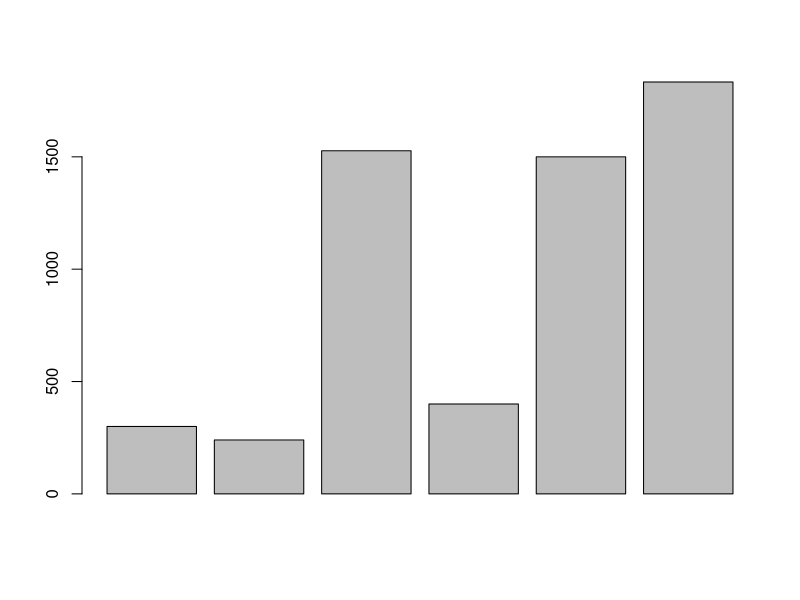
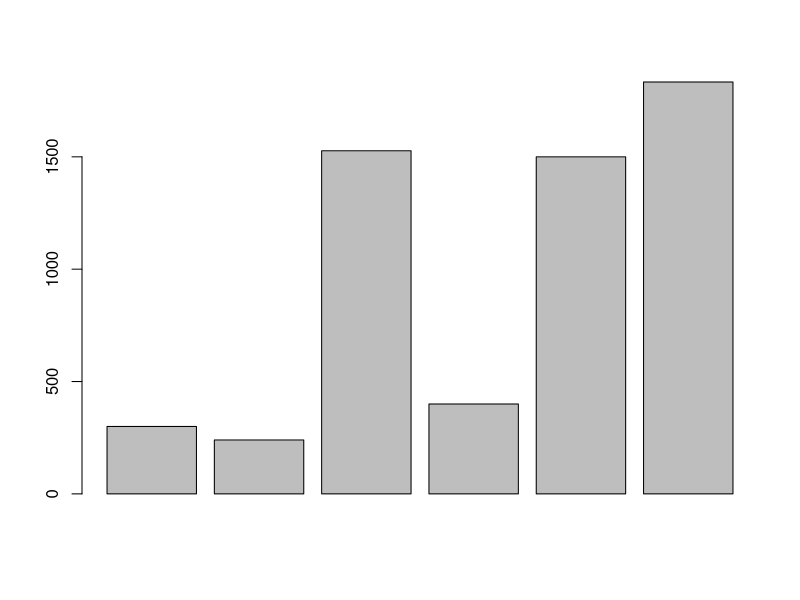
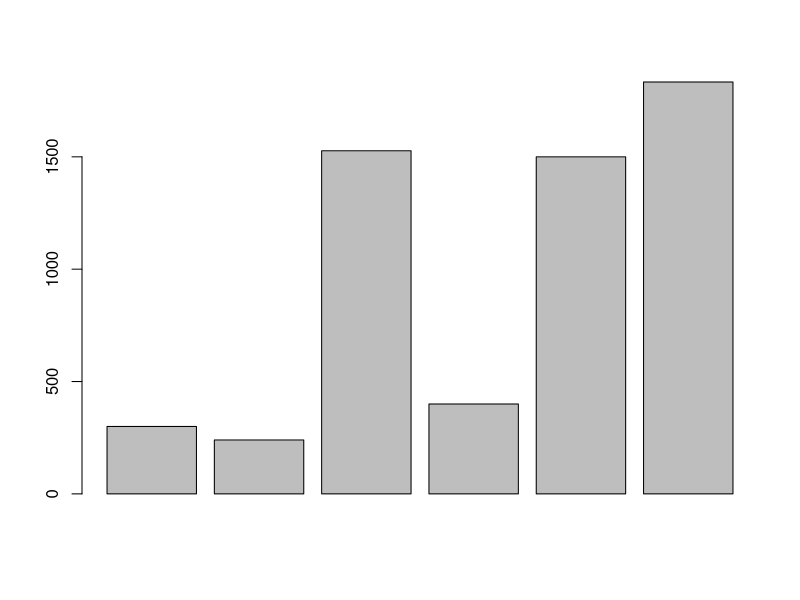
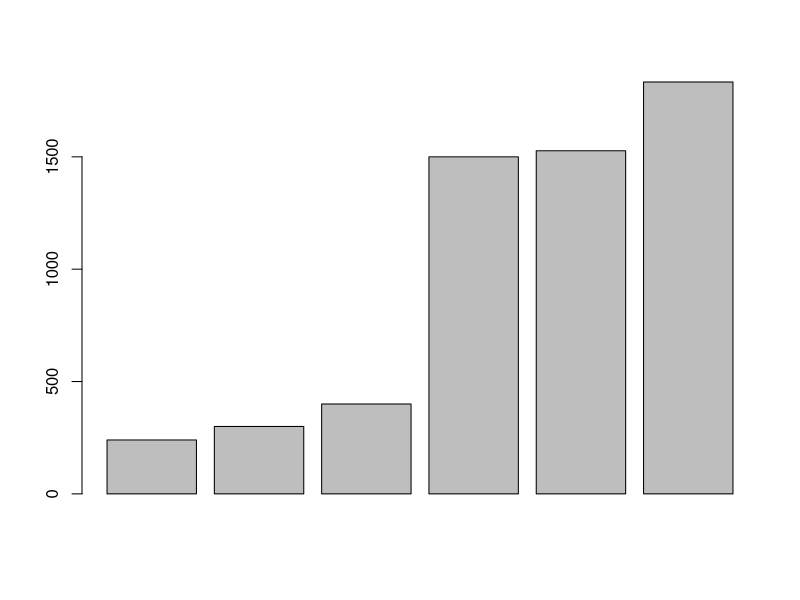
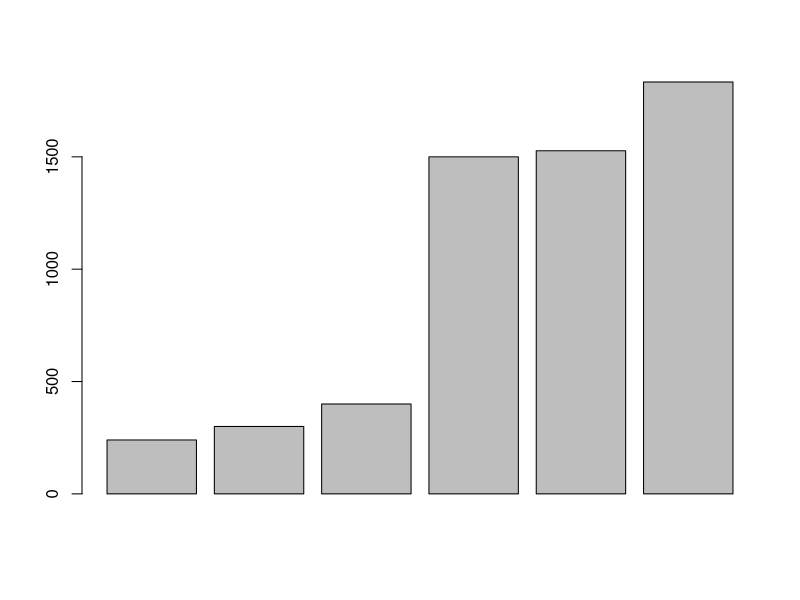
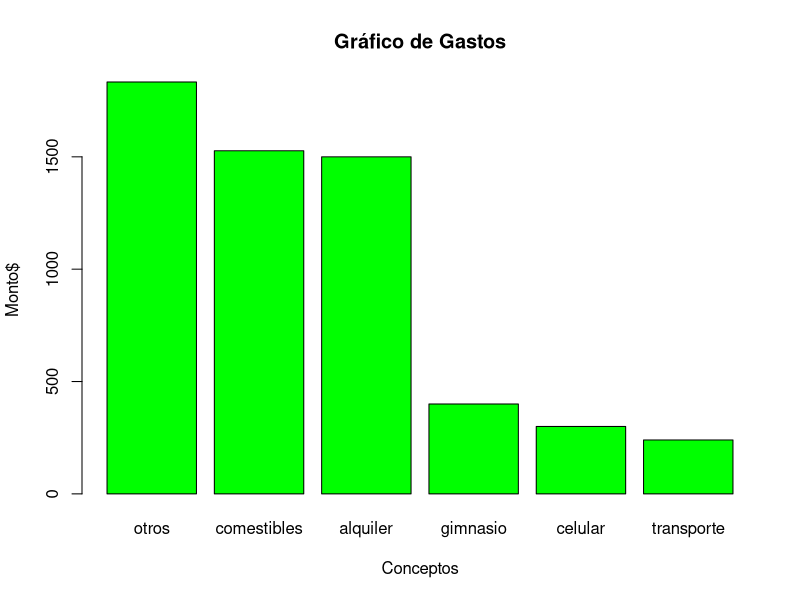
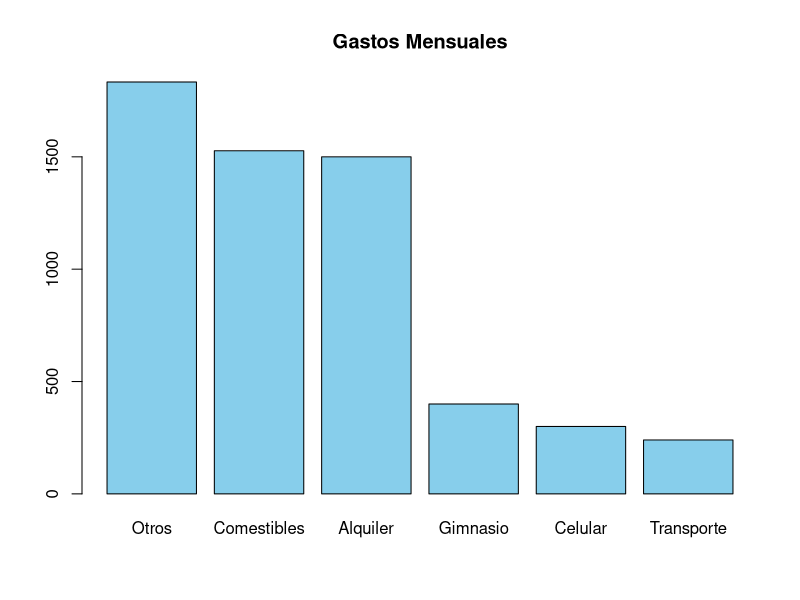

Here is the R script that generated these plots, in order:
##HW_01

##Laboratorio 1: Empezar con R y RStudio
##Trabajar con datos en R

## Script 4
## 28/8/2025
## Ramón Copado García
## Matricula 1059439

###Parte 1 R y Rstudio
#####Primer contacto con la consola de R .
#####Comencemos a escribir cosas básicas en la consola, usando R como calculadora 
#####científica. Por ejemplo, considere las facturas mensuales de una estudiante 
#####universitaria de la MCF: teléfono celular $ 300, transporte $ 240, 
#####comestibles $ 1527, gimnasio $ 400, alquiler $ 1500, otros $ 1833. 


###Puede usar R para encontrar los gastos totales de la estudiante:

#### Gastos totales
300 + 240 + 1527 + 400 + 1500 + 1833

#####A menudo, será más conveniente crear objetos o variables que almacenen uno o
#####más valores. Para hacer esto, escriba el nombre de la variable, seguido del  
#####operador de asignación <-, seguido del valor asignado. Por ejemplo, podrás  
#####crear un objeto llamado celular para los gastos de facturación de telefonía 
#####celular, después inspecciona el objeto creado.

celular <- 300
celular

#####Todas las declaraciones de R en las que crea objetos, “asignaciones”, tienen 
#####esta forma: objeto <- valor
#####esto significa que asigna un valor a un objeto dado; puede leer la asignación  
#####anterior como celular se le asigna el valor de "300”.
#####Realiza más asignaciones para crear variables de transporte, comestibles,  
#####gimnasio, alquiler y otros con sus montos correspondientes.

transporte <- 240
comestibles <- 1527
gimnasio <- 400
alquiler <- 1500
otros <- 1833

#####Ahora que tiene todas las variables, cree un objeto total con la suma de los gastos:


####Gasto mensual
suma_mensual <- celular + transporte + comestibles + gimnasio + alquiler + otros

suma_mensual

#####Suponiendo que la estudiante tiene los mismos gastos todos los meses, ¿cuánto 
#####gastaría durante un semestre escolar? (suponga que el semestre implica cinco meses).

suma_mensual * 5

#####Manteniendo la misma suposición sobre los gastos mensuales, ¿cuánto gastaría la 
#####estudiante durante un año escolar? (suponga que el año académico es de 10 meses).

suma_mensual * 5 * 2
suma_mensual * 10

###Nombre de los objetos
####Hay ciertas reglas que debe seguir al crear objetos y variables. Los nombres de 
####los objetos no pueden comenzar con un dígito y no pueden contener otros caracteres 
####como una coma o un espacio.

####Los siguientes ejemplos son correctos para el nombre de los objetos.

#####yo_uso_guion_bajo # Correcto
#####otras.personas.usan.punto # Correcto
#####OtrosUsanMayusculas # Correcto

####Los siguientes características en los nombres de los objetos no son aceptados 
####(asignaciones invalidas):

#####no puede iniciar con un número
##### Incorecto 5variable <- 5 

##### no puede iniciar con guión bajo
##### Incorecto _invalid <- 10

##### no puede contener una coma
##### Incorecto my,variable <- 3

##### no puede contener espacios
##### Incorecto my variable <- 1

##### Es correcto pero muy largo:
##### this_is_a_really_long_name <- 3.5
 
##Funciones
# R tiene muchas funciones [Crawley, 2007, Field et al., 2012, R Core Team, 2016]. 
# Para usar una función debes escribir su nombre seguido de paréntesis. Dentro del
# paréntesis se establece una entrada. La mayoría de las funciones producirán 
#algún tipo de salida:
 
    # Valor absoluto (absolute value)
    abs(10)
    abs(-4)

     # Raíz cuadrada (square root)
    sqrt(9)

     # Logáritmo natural (natural logarithm)
    log(2)



#Este es un comentario
#este es otro comentario

2 * 9
4 + 5 # también se puede colocar comentario

#Detectar mayúsculas y minúsculas

celular <- 300
Celular <- -300
CELULAR <- 8000

celular+Celular
CELULAR-celular

# Documentación acerca de la función abs

help(abs)
?abs # Alternativamente

# Documentación acerca de la función mean

help(mean)
?mean # Alternativamente

# buscar absolute
help.search("absolute")
??absolute # Alternativamente

# Autoevaluación
#Toma los objetos creados de la estudiantes (i.e variables) transporte, 
#comestibles, gimnasio,alquiler y otros y escribamos dentro de la función de 
#combinación c() para crear un vector llamado gastos:

  gastos <- c(celular, transporte, comestibles, gimnasio, alquiler, otros)
gastos


#Ahora, use la función gráfica barplot() para producir un diagrama de barras de gastos:
barplot(gastos)

#Descubra cómo utilizar sort() para ordenar los elementos en la variable gastos, con el fin de
#organizar elementos en gastos en orden decreciente.
barplot(gastos)

sort(gastos)
barplot(gastos)
barplot(sort(gastos))
gastosordenados <- c(sort(gastos))

barplot(gastosordenados)

#Descubra cómo utilizar sort() y barplot() para producir un gráfico de barras con barras en
#orden decreciente
?sort
gastos_ordenados <- sort(gastos, decreasing = TRUE)

#Opcional: ve si puedes descubrir cómo mostrar los nombres de las variables 
#debajo de cada una de las barras.


# Ejercicio yo solo graficar y ponerle nombres

nombres <- c("otros", "comestibles", "alquiler", "gimnasio", "celular", 
             "transporte")

# Crear el gráfico de barras con nombres
barplot(gastos_ordenados, names.arg = nombres, col = "green", 
        main = "Gráfico de Gastos", 
        xlab = "Conceptos", 
        ylab = "Monto$")

# Manera de hacerlo en clase
names(gastos_ordenados) <- c("Otros","Comestibles", "Alquiler", "Gimnasio", 
                             "Celular", "Transporte")

barplot(gastos_ordenados, main = "Gastos Mensuales", 
        names.arg=names(gastos_ordenados), col="skyblue")

# Parte 2
#Problema 1:
# Identifique el tipo de variable (cualitativa o cuantitativa) para la lista de 
#preguntas de una encuesta aplicada a estudiantes universitarios en una clase de
#estadística:

#Respuesta:
#Nombre de estudiante.    cualitativa
#Fecha de nacimiento (p. Ej., 21/10/1995).   cuantitativa
#Edad (en años). cuantitativa
#Dirección de casa (por ejemplo, 1234 Ave. Alamo).cualitativa
#Número de teléfono (por ejemplo, 510-123-4567).cualitativa
#Área principal de estudio. cualitativa
#Grado de año universitario: primer año, segundo año, tercer año, último año.cualitativa
#Puntaje en la prueba de mitad de período (basado en 100 puntos posibles).cuantitativa
#Calificación general: A, B, C, D, F. cualitativa
#Tiempo (en minutos) para completar la prueba final de MCF 202.cuantitativa
#Numero de hermanos.cuantitativa

Cualitativa <- c("Nombre de estudiante", "Direccion de casa", "Número telefono", 
                 "Área principal de estudio", "Grado de año universitario",
                 "Calificación general")
Cualitativa

Cuantitativa <- c("Fecha de nacimiento","Edad","Puntaje en la prueba de mitad de período", 
                  "Tiempo", "Numero de hermanos")
Cuantitativa

#Problema 2:
#  Elija un objeto (cualquier objeto, por ejemplo, animales, plantas, países,
#   instituciones, etc.) y obtenga una lista de 14 variables: 
#   7 cuantitativas y 7 categóricas.

#Respuesta:
#Voy a escoger el objegto animales
# Las 7 variables cuantitativas son (con medición numérica):
      # 1.- Peso corporal
      # 2.- Temperatura 
      # 3.- Producción de leche
      # 4.- Número de crías
      # 5.- Altura
      # 6.- Frame
      # 7.- Tasa de crecimiento
# Las 7 variables Cualitativas serán  (describen no se miden numéricamente):
      # 1.- Raza
      # 2.- Color pelaje 
      # 3.- Sexo
      # 4.- Tipo de alimentación
      # 5.- Tipo de expotación (Intensivo ó extensivo)
      # 6.- Presencia o ausencia de cuernos
      # 7.- Tipo de orejas

Cuantitativa_bovinos <- c("Peso corporal", "Temperatura", "Producción de leche",
                          "Número de crías", "Altura", "Frame", "Tasa de crecimiento")
Cuantitativa_bovinos

Cualitativas_bovinos <-c("Raza", "Color pelaje", "Sexo", "Tipo de alimentación",
                         "Tipo de explotación", "Presencia o ausencia de cuernos",
                         "Tipo de orejas")
Cualitativas_bovinos


#Problema 3:
 # Considere una variable con valores numéricos que describen formas electrónicas 
#de expresar opiniones personales: 1 = Twitter; 2 = correo electrónico; 
#3 = mensaje de texto; 4 = Facebook; 5 = blog. ¿Es esta una variable 
#cuantitativa o cualitativa? Explique.

#Respuesta
#Son variables Cualitativa Nominal, Ya que son variables que indican cualidades
#que se expresan con palabrasy cuyas categorías no se ordenan según criterio 
#jerárquicoSe, les asignan valores no numéricos, porque expresan 
#características con palabras.


#Problema 4:
#  Para cada pregunta de investigación, (1) identifique a los individuos de 
#interés (el grupo o grupos que  se están estudiando), (2) identifique la (s) 
#variable (s) (la característica sobre la que recopilaríamos datos) y 
#(3) determine si cada variable es categórico o cuantitativo.                                                                                    
                                                                              
#¿Cuál es la cantidad promedio de horas que los estudiantes de universidades 
#públicas trabajan cada semana?
#Respuesta
#Individuos de interes = Estudiantes de universidades publicas
    #Variable = Cantidad promedio de horas que trabajan cada semana
    #Tipo de variable = Cuantitativa continua ya que se expresa en cantidades 
                     #numéricas y pueden tomar cualquier valordentro de un rango


#  ¿Qué proporción de todos los estudiantes universitarios de México están 
#inscritos en una universidad pública?
#Respuesta
#Individuos de interes = Estudiantes inscritos en universidades de México
#Variable =  pública o privada
#Tipo de variable = Cualitativa nominal, porque las categorías (pública/privada)
                  #no tienen un orden intrínseco y son simplemente nombres o 
                  #etiquetas para la institución. No se puede decir que una es
                  #"mayor" o "menor" que la otra en un sentido numérico, 
                  #solo que son diferentes. 


#  En las universidades públicas, ¿las estudiantes femeninas tienen un promedio
# de CENEVAL más alto que los estudiantes varones?
#Respuesta
#Individuos de interes = Estudiantes de universidades publicas que presentan
                        #el examen CENEVAL.
#Variable= Promedio
#Tipo de variable = Cuantitativa continua,ya que los puntajes pueden tomar 
                  # valores numéricos dentro de un rango y son medibles.   

#  ¿Es más probable que los atletas universitarios reciban asesoramiento 
#académico que los atletas no universitarios?
#Respuesta
#Individuos de interes = Los atletas universitarios
#Variable = Asesoramiento
#Tipo de variable = Cualitativa nominal, es si o no.

#  Si reuniéramos datos para responder a las preguntas de la investigación 
#anterior, ¿qué datos podrían analizarse mediante un histograma? ¿Cómo lo sabes?.
#Respuesta
#Los datos a utilizar serían;
#a frecuencia con la que los atletas (universitarios y no universitarios) usan
    #el asesoramiento académico
#la cantidad de tiempo que dedican al asesoramiento, 
#o el número de horas de estudio adicionales que se brindan a través de este servicio

#Lo se porque lo leí y pregunte que analiza un histograma y resulta que mide
#Frecuencia, tiempo, etc. y me apoye en videos en linea.
#
#
#
